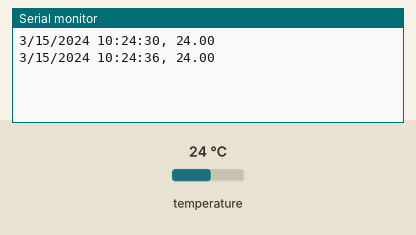
This sketch was run on a simulated Arduino Uno, built with avr-gcc and run on an emulated ATmega328P. Parts: the last lines printed to the serial monitor. Inputs (shaded band) come from the test bench; at power-on: temperature 24 °C. The local clock reads 2024-03-15 10:24:30 at power-on unless the sketch sets it; storage starts empty.

Above: at 7.3 s.
7.4 s: temperature set to 12 °C
At 12.7 s:
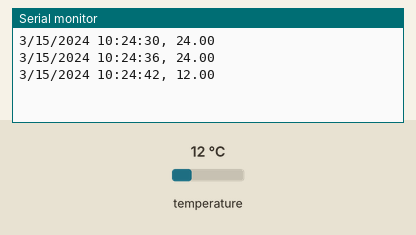
14.1 s: temperature set to 19 °C
At 18.7 s:
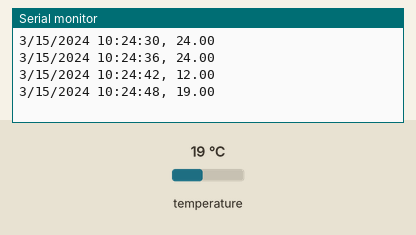
Timing chart, 0 to 20.2 s (numbered marks = the images above; inputs shaded):
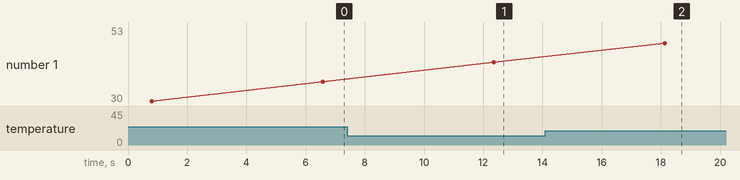

The sketch:

RHSSensor.ino
```cpp
/*
 * Battery Housing (3 AA)
 * Quick Connect for Battery (2 pin)
 * Quick Connect for Temp Sensor (3 pin)
 * Apoxy for temp sensor sealing
 * 3 inch gasket
 * Power managment?
 * nylon tape
 * Solder another board
 *
 *
 */

#include <RTClib.h>
#include <SPI.h>
#include <SD.h>
#include <OneWire.h>
#include <DallasTemperature.h>

#define ONE_WIRE_BUS 9 //temp sensor - data wire pin 9

// Setup a oneWire instance to communicate with any OneWire devices (not just Maxim/Dallas temperature ICs)
OneWire oneWire(ONE_WIRE_BUS);

// Pass our oneWire reference to Dallas Temperature.
DallasTemperature sensors(&oneWire);


// declaring clock object
RTC_DS1307 rtc;
// declare file object
File myFile;

void setup() {
  // Open serial communications and wait for port to open:
  Serial.begin(9600);
  while (!Serial) {
   ; // wait for serial port to connect. Needed for native USB port only
  }
  if (!SD.begin(10)) {
    //Serial.println("initialization failed!");
    return;
  }
  //Serial.println("initialization done.");
  // Initialize the rtc object
  rtc.begin();
  //rtc.adjust(DateTime(F(__DATE__), F(__TIME__)));

  sensors.begin(); // IC Default 9 bit. If you have troubles consider upping it 12. Ups the delay giving the IC more time to process the temperature measurement

}

void loop()
{

sensors.requestTemperatures(); // Send the command to get temperatures

  DateTime now = rtc.now();

  String outString = now.month() + String("/") + now.day() + String("/") + now.year() + String(" ") + now.hour() + String(":") + now.minute() + String(":") + now.second() + ", " + sensors.getTempCByIndex(0);
  Serial.println(outString);

  // open the file. note that only one file can be open at a time,
  // so you have to close this one before opening another.
  myFile = SD.open("tempdata.txt", FILE_WRITE);

  // if the file opened okay, write to it:
  if (myFile) {
    myFile.println(outString); //took out ",24.77" ?
    // close the file:
    myFile.close();
  } else {
    // if the file didn't open, print an error:
    Serial.println("error opening tempdata.txt");
  }

  // Wait before repeating :)
  delay (5000);
}
```

Measured:
- after the input at 7.4 s, the serial monitor: prints a new line after 5.0 s (image 1)
- after the input at 14.1 s, the serial monitor: prints a new line after 4.0 s (image 2)
